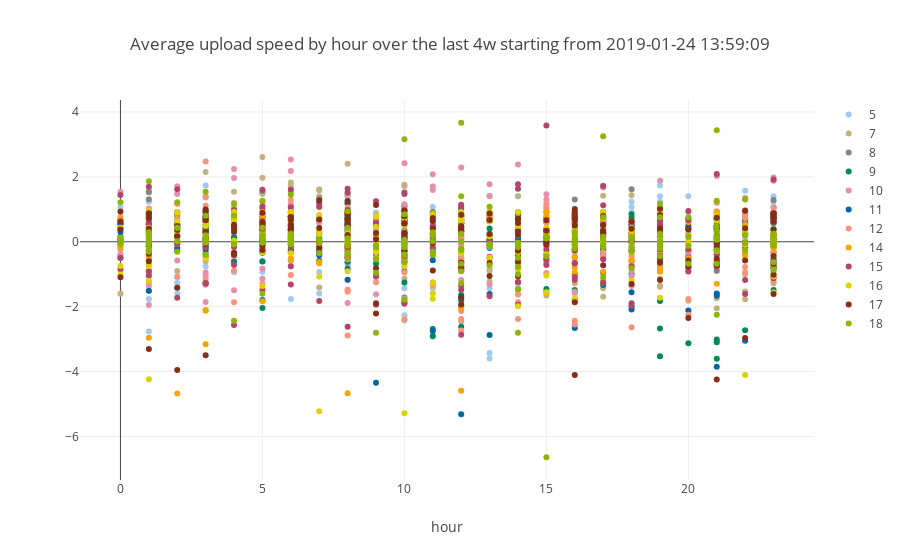

The cell this chart's notebook holds for it:
### Code cell
by_hour_by_device_u = mean_max_median_min_by2(input_dataframe=upload_df,value1="UPLOAD", value2="UPLOAD",
                                              value3="UPLOAD",value4="UPLOAD",group_by_value="hour", rename_columns=True)
traces=[]
for device in device_numbers_d:
    #subset=by_hour_by_device_u[by_hour_by_device_u["SK_PI"]==device]
    subset=upload_df[upload_df["SK_PI"]==device]
    trace = go.Scatter(
        x = subset['hour'],
        #y=subset['UPLOAD'],
        y=(subset['UPLOAD']-subset['UPLOAD'].mean())/subset['UPLOAD'].std(),
        #y=subset['mean'],
        #y=(subset['mean']-subset['mean'].mean())/subset['mean'].std(),
        mode = 'markers',
        marker = dict(color=colors[device]),
        name = device
    )
    traces.append(trace)
layout = go.Layout(
        title="Average upload speed by hour over the last "+time_interval+ " starting from "+ starting_point,
        xaxis=dict(title="hour"),
        yaxis=dict(title="  ")
        )
#download_line=go.Scatter(x=by_hour_by_device_d['hour'],y=[50] * len(by_hour_by_device_d['hour']), mode='lines',marker=dict(color='red'), name='50Mbps')
#traces.append(download_line)
data = traces
fig = go.Figure(data=data, layout=layout)
iplot(fig)

### Figure 1 — Plotly figure (JSON) as saved in the notebook; plotly's stock layout.template omitted (floating-point values rounded to 4 significant figures; data arrays with more than 128 entries replaced by an {"elided": "..."} marker saying what was removed)
{"data": [{"marker": {"color": "A1CAF1"}, "mode": "markers", "name": 5, "type": "scatter", "x": {"elided": "172 int values"}, "y": {"elided": "172 float values"}}, {"marker": {"color": "C2B280"}, "mode": "markers", "name": 7, "type": "scatter", "x": {"elided": "172 int values"}, "y": {"elided": "172 float values"}}, {"marker": {"color": "848482"}, "mode": "markers", "name": 8, "type": "scatter", "x": [14, 19, 23, 3, 6, 10, 14, 18, 21, 1, 5, 8, 12, 16, 19, 23, 3, 7, 10, 14, 18, 21, 1, 5], "y": [-0.6258, -0.338, 1.285, -0.3459, -0.3302, -1.72, -0.3067, 1.616, -0.8828, 1.523, -0.2706, -0.395, -0.4916, 1.299, -0.2973, -0.3051, -0.3715, 1.327, -0.8902, -1.473, -0.2759, -0.6159, 1.314, 1.572]}, {"marker": {"color": "008856"}, "mode": "markers", "name": 9, "type": "scatter", "x": {"elided": "172 int values"}, "y": {"elided": "172 float values"}}, {"marker": {"color": "E68FAC"}, "mode": "markers", "name": 10, "type": "scatter", "x": {"elided": "154 int values"}, "y": {"elided": "154 float values"}}, {"marker": {"color": "0067A5"}, "mode": "markers", "name": 11, "type": "scatter", "x": {"elided": "172 int values"}, "y": {"elided": "172 float values"}}, {"marker": {"color": "F99379"}, "mode": "markers", "name": 12, "type": "scatter", "x": {"elided": "172 int values"}, "y": {"elided": "172 float values"}}, {"marker": {"color": "F6A600"}, "mode": "markers", "name": 14, "type": "scatter", "x": {"elided": "171 int values"}, "y": {"elided": "171 float values"}}, {"marker": {"color": "B3446C"}, "mode": "markers", "name": 15, "type": "scatter", "x": {"elided": "172 int values"}, "y": {"elided": "172 float values"}}, {"marker": {"color": "DCD300"}, "mode": "markers", "name": 16, "type": "scatter", "x": {"elided": "161 int values"}, "y": {"elided": "161 float values"}}, {"marker": {"color": "882D17"}, "mode": "markers", "name": 17, "type": "scatter", "x": {"elided": "170 int values"}, "y": {"elided": "170 float values"}}, {"marker": {"color": "8DB600"}, "mode": "markers", "name": 18, "type": "scatter", "x": {"elided": "168 int values"}, "y": {"elided": "168 float values"}}], "layout": {"title": "Average upload speed by hour over the last 4w starting from 2019-01-24 13:59:09", "xaxis": {"title": "hour"}, "yaxis": {"title": "  "}}}
